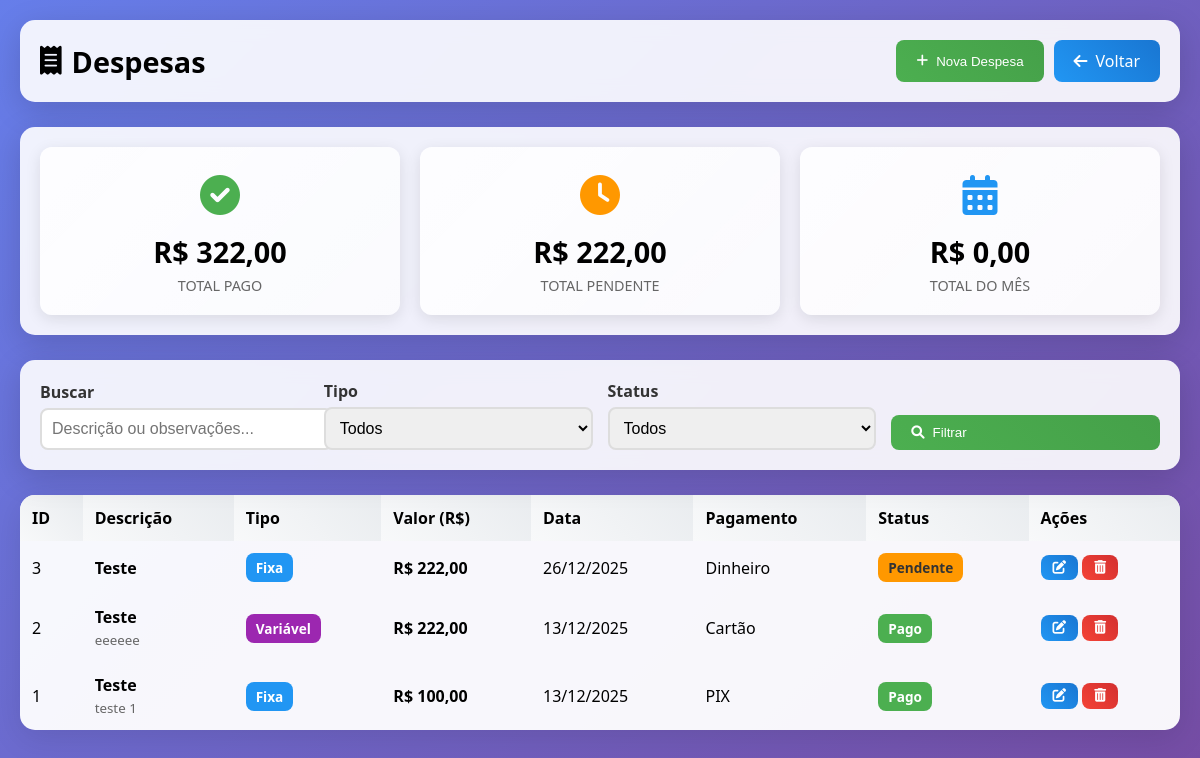
The app's page /modules/expenses/index.php (signed in) with its own data.
### tables this page shows
CREATE TABLE `expenses` (
  `id` int(11) NOT NULL AUTO_INCREMENT,
  `description` varchar(255) NOT NULL,
  `type` enum('fixa','variavel','fornecedor') NOT NULL,
  `amount` decimal(10,2) NOT NULL,
  `expense_date` date NOT NULL,
  `supplier_id` int(11) DEFAULT NULL,
  `payment_method` enum('dinheiro','pix','cartao','boleto') NOT NULL,
  `status` enum('pago','pendente') DEFAULT 'pendente',
  `observations` text DEFAULT NULL,
  `user_id` int(11) NOT NULL,
  `created_at` timestamp NOT NULL DEFAULT current_timestamp(),
  `updated_at` timestamp NOT NULL DEFAULT current_timestamp() ON UPDATE current_timestamp(),
  PRIMARY KEY (`id`),
  KEY `fk_expenses_supplier` (`supplier_id`),
  KEY `fk_expenses_user` (`user_id`),
  CONSTRAINT `fk_expenses_supplier` FOREIGN KEY (`supplier_id`) REFERENCES `users` (`id`) ON DELETE SET NULL,
  CONSTRAINT `fk_expenses_user` FOREIGN KEY (`user_id`) REFERENCES `users` (`id`) ON DELETE CASCADE
);

### modules/expenses/index.php (the view, shortened to what this page needs)
<?php
require_once('../../config/database.php');
$conn = $database->getConnection();
$search = $_GET['search'] ?? '';
$where = "WHERE 1=1";
$params = [];
$stmt = $conn->prepare("
    SELECT e.*, u.name AS user_name
    FROM expenses e
    LEFT JOIN users u ON e.user_id = u.id
    $where
    ORDER BY e.expense_date DESC, e.id DESC
");
$stmt->execute($params);
$expenses = $stmt->fetchAll(PDO::FETCH_ASSOC);
$total_pago = $conn->query("SELECT COALESCE(SUM(amount), 0) as total FROM expenses WHERE status = 'pago'")->fetch(PDO::FETCH_ASSOC)['total'];
$total_pendente = $conn->query("SELECT COALESCE(SUM(amount), 0) as total FROM expenses WHERE status = 'pendente'")->fetch(PDO::FETCH_ASSOC)['total'];
$total_mes = $conn->query("SELECT COALESCE(SUM(amount), 0) as total FROM expenses WHERE MONTH(expense_date) = MONTH(CURRENT_DATE) AND YEAR(expense_date) = YEAR(CURRENT_DATE)")->fetch(PDO::FETCH_ASSOC)['total'];
function traduzirTipo($type) {
    $map = [
        'fixa' => 'Fixa',
        'variavel' => 'Variável',
        'fornecedor' => 'Fornecedor'
    ];
    return $map[$type] ?? ucfirst($type);
}
function traduzirStatus($status) {
    $map = [
        'pago' => 'Pago',
        'pendente' => 'Pendente'
    ];
    return $map[$status] ?? ucfirst($status);
}
function traduzirPagamento($method) {
    $map = [
        'dinheiro' => 'Dinheiro',
        'pix' => 'PIX',
        'cartao' => 'Cartão',
        'boleto' => 'Boleto'
    ];
    return $map[$method] ?? ucfirst($method);
}
?>
<!DOCTYPE html>
<html lang="pt-BR">
<head>
<link href="https://cdnjs.cloudflare.com/ajax/libs/font-awesome/6.0.0/css/all.min.css" rel="stylesheet">
</head>
<body>
<div class="container">
    <div class="header">
        <h1><i class="fas fa-receipt"></i> Despesas</h1>
        <div style="display:flex;gap:10px;flex-wrap:wrap;">
            <button class="btn btn-primary" onclick="openModal('createModal')"><i class="fas fa-plus"></i> Nova Despesa</button>
            <a href="../../index.php" class="btn btn-secondary"><i class="fas fa-arrow-left"></i> Voltar</a>
        </div>
    </div>
    <div class="stats-box">
        <div class="stats-grid">
            <div class="stat-card green">
                <div class="icon"><i class="fas fa-check-circle"></i></div>
                <div class="value">R$ <?= number_format($total_pago, 2, ',', '.') ?></div>
                <div class="label">Total Pago</div>
            </div>
            <div class="stat-card orange">
                <div class="icon"><i class="fas fa-clock"></i></div>
                <div class="value">R$ <?= number_format($total_pendente, 2, ',', '.') ?></div>
                <div class="label">Total Pendente</div>
            </div>
            <div class="stat-card blue">
                <div class="icon"><i class="fas fa-calendar-alt"></i></div>
                <div class="value">R$ <?= number_format($total_mes, 2, ',', '.') ?></div>
                <div class="label">Total do Mês</div>
            </div>
        </div>
    </div>
    <div class="search-box">
        <form method="GET">
            <div class="filter-box">
                <div class="form-group">
                    <label>Buscar</label>
                    <input type="text" name="search" value="<?= htmlspecialchars($search) ?>" class="form-control" placeholder="Descrição ou observações...">
                </div>
                <div class="form-group">
                    <label>Tipo</label>
                    <select name="type" class="form-control">
                        <option value="">Todos</option>
                    </select>
                </div>
                <div class="form-group">
                    <label>Status</label>
                    <select name="status" class="form-control">
                        <option value="">Todos</option>
                    </select>
                </div>
                <div class="form-group">
                    <button type="submit" class="btn btn-primary" style="width:100%;"><i class="fas fa-search"></i> Filtrar</button>
                </div>
            </div>
        </form>
    </div>
    <table class="table">
        <thead>
            <tr>
                <th>ID</th>
                <th>Descrição</th>
                <th>Tipo</th>
                <th>Valor (R$)</th>
                <th>Data</th>
                <th>Pagamento</th>
                <th>Status</th>
                <th>Ações</th>
            </tr>
        </thead>
        <tbody>
            <?php if(empty($expenses)): ?>
                <tr><td colspan="8" class="empty">Nenhuma despesa cadastrada.</td></tr>
            <?php else: foreach($expenses as $row): ?>
            <tr>
                <td><?= $row['id'] ?></td>
                <td>
                    <strong><?= htmlspecialchars($row['description']) ?></strong>
                    <?php if(!empty($row['observations'])): ?>
                        <br><small style="color:#666;"><?= htmlspecialchars($row['observations']) ?></small>
                    <?php endif; ?>
                </td>
                <td><span class="badge <?= $row['type'] ?>"><?= traduzirTipo($row['type']) ?></span></td>
                <td><strong>R$ <?= number_format($row['amount'], 2, ',', '.') ?></strong></td>
                <td><?= date('d/m/Y', strtotime($row['expense_date'])) ?></td>
                <td><?= traduzirPagamento($row['payment_method']) ?></td>
                <td><span class="badge <?= $row['status'] ?>"><?= traduzirStatus($row['status']) ?></span></td>
                <td>
                    <button class="btn btn-secondary btn-sm" onclick='openEditModal(<?= json_encode($row) ?>)' title="Editar">
                        <i class="fas fa-edit"></i>
                    </button>
                    <form method="POST" onsubmit="return confirm('Excluir esta despesa?');" style="display:inline;">
                        <button type="submit" class="btn btn-danger btn-sm" title="Excluir"><i class="fas fa-trash-alt"></i></button>
                    </form>
                </td>
            </tr>
            <?php endforeach; endif; ?>
        </tbody>
    </table>
</div>
</body>
</html>

### modules/expenses/index.php (style rules this page uses)
body { margin:0; font-family:'Segoe UI', Tahoma, sans-serif; background:linear-gradient(135deg,#667eea,#764ba2); padding:20px; min-height:100vh; }
.container { max-width:1400px;margin:auto; }
.header, .search-box, .stats-box { background:rgba(255,255,255,0.9); backdrop-filter:blur(10px); padding:20px; border-radius:15px; box-shadow:0 8px 32px rgba(0,0,0,0.15); margin-bottom:25px; }
.header { display:flex;justify-content:space-between;align-items:center;flex-wrap:wrap; }
.header h1 { font-size:1.8rem;display:flex;align-items:center;gap:10px;margin:0; }
.btn { border:none;border-radius:8px;padding:10px 20px;color:#fff;font-weight:500; cursor:pointer;display:inline-flex;align-items:center;gap:8px;transition:all .3s; text-decoration:none; }
.btn-primary { background:linear-gradient(45deg,#4CAF50,#45a049); }
.btn-secondary { background:linear-gradient(45deg,#2196F3,#1976D2); }
.btn-danger { background:linear-gradient(45deg,#f44336,#d32f2f); }
.btn-sm { padding:6px 12px;font-size:0.85rem; }
.stats-grid { display:grid; grid-template-columns:repeat(auto-fit, minmax(200px, 1fr)); gap:20px; }
.stat-card { background:linear-gradient(135deg, rgba(255,255,255,0.9), rgba(255,255,255,0.7)); padding:20px; border-radius:12px; box-shadow:0 4px 15px rgba(0,0,0,0.1); text-align:center; }
.stat-card .icon { font-size:2.5rem; margin-bottom:10px; }
.stat-card .value { font-size:1.8rem; font-weight:bold; margin:5px 0; }
.stat-card .label { color:#666; font-size:0.9rem; text-transform:uppercase; }
.stat-card.green .icon { color:#4CAF50; }
.stat-card.orange .icon { color:#FF9800; }
.stat-card.blue .icon { color:#2196F3; }
.table { width:100%;border-collapse:collapse;background:rgba(255,255,255,0.95); border-radius:15px;overflow:hidden;box-shadow:0 8px 32px rgba(0,0,0,0.1); }
th,td { padding:12px;text-align:left; }
th { background:linear-gradient(45deg,#f8f9fa,#e9ecef);font-weight:600; }
.badge { padding:5px 10px;border-radius:8px;color:white;font-weight:bold;text-transform:capitalize; font-size:0.85rem;display:inline-block; }
.pendente { background:#FF9800;color:#333; }
.pago { background:#4CAF50; }
.fixa { background:#2196F3; }
.variavel { background:#9C27B0; }
.form-group { flex:1;min-width:200px; }
.form-group label { display:block;margin-bottom:5px;font-weight:600;color:#333; }
.form-control { width:100%;padding:10px;border:2px solid #ddd;border-radius:8px; font-size:1rem;transition:border .3s; }
.filter-box { display:flex;gap:15px;align-items:flex-end;flex-wrap:wrap; }
.filter-box .form-group { flex:1;min-width:200px; }

### records on screen
expenses: id "3", description "Teste", type "Fixa", amount "222,00", expense_date "26/12/2025", payment_method "Dinheiro", status "Pendente"
expenses: id "2", description "Teste", observations "eeeeee", type "Variável", amount "222,00", expense_date "13/12/2025", payment_method "Cartão", status "Pago"
expenses: id "1", description "Teste", observations "teste 1", type "Fixa", amount "100,00", expense_date "13/12/2025", payment_method "PIX", status "Pago"

### other values on screen
$total_pago "322,00"
$total_pendente "222,00"
$total_mes "0,00"
